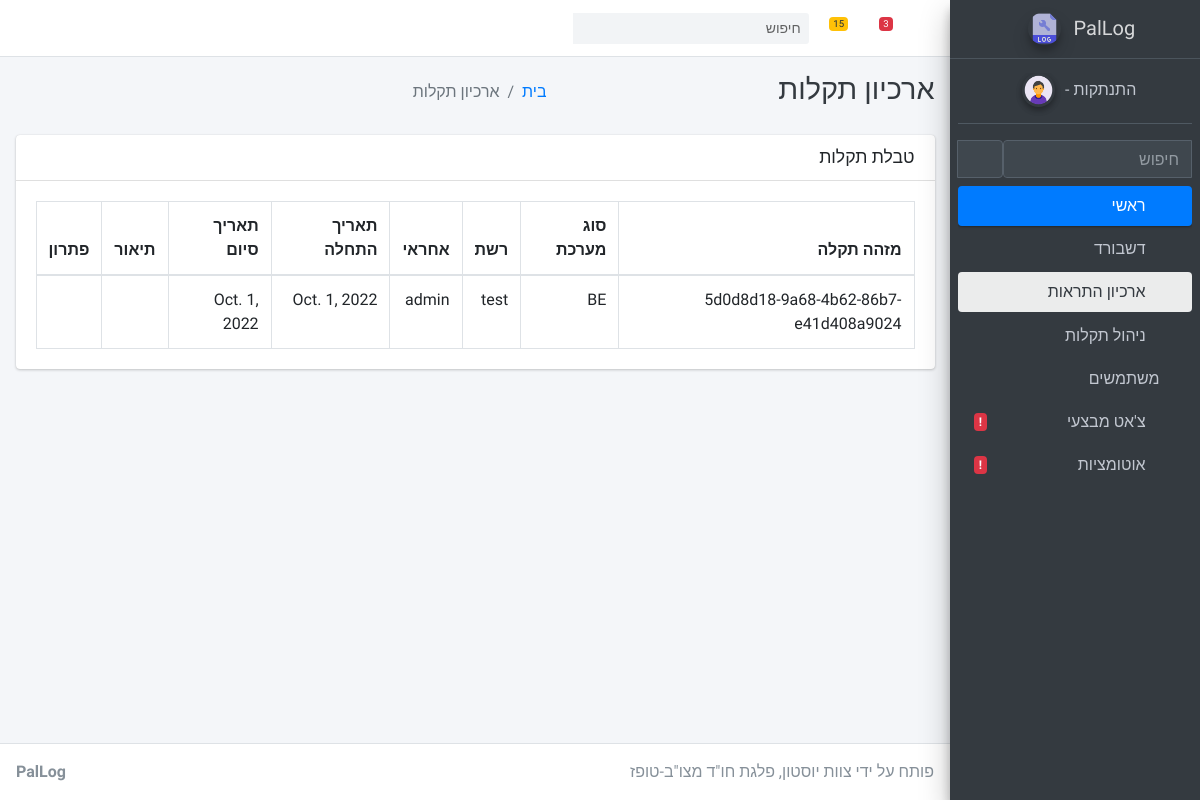
Before: /primary-record with the older database file.
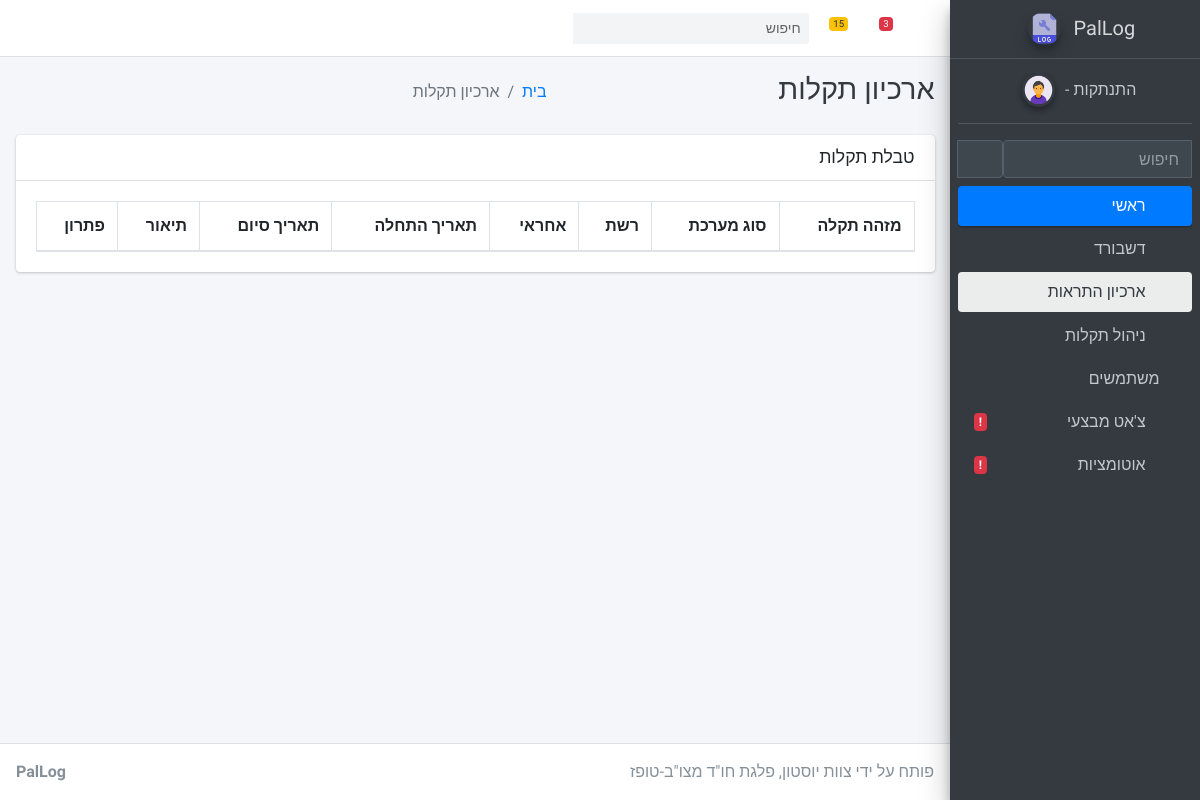
After: the same page with the newer database file.
### apps/home/models.py (models this page shows, shortened)
class Record(models.Model):
    AIRPORT = 'AIRPORT'
    BE = 'BE'
    CHOICES_SYSTEM = (
        (AIRPORT, 'AIRPORT'),
        (BE, 'BE')
    )
    FINISHED = 'FINISHED'
    IN_PROGRESS = 'IN PROGRESS'
    ABORTED = 'ABORTED'
    CHOICES_STATUS = (
        (FINISHED, 'FINISHED'),
        (IN_PROGRESS, 'IN PROGRESS'),
        (ABORTED, 'ABORTED')
    )
    id = models.AutoField(primary_key=True)
    record_id =  models.UUIDField(default=uuid.uuid4, editable=False)
    created_by = models.ForeignKey(User, related_name='records', on_delete=models.CASCADE)
    system_type = models.CharField(max_length=20, choices=CHOICES_SYSTEM, default=AIRPORT)
    status = models.CharField(max_length=20, choices=CHOICES_STATUS, default=IN_PROGRESS)
    network = models.CharField(max_length = 12)
    date_start = models.DateField()
    date_finish = models.DateField()
    progression = PositiveIntegerField(default=0, validators=[MinValueValidator(0), MaxValueValidator(100)])
    short_description = models.TextField(blank=True, null=True)
    long_description = models.TextField(blank=True, null=True)
    short_solution = models.TextField(blank=True, null=True)
    long_solution = models.TextField(blank=True, null=True)

### apps/home/views.py (the view)
# urls.py: path('primary-record', views.record, name='primary-record'),
def record(request):
    records = Record.objects.all()
    context = {'main', 'record'}
    return render(request,'home/records.html', {'records': records, 'segment' : context})

### apps/context_processors.py (called while the page is built)
def cfg_assets_root(request):
    return { 'ASSETS_ROOT' : settings.ASSETS_ROOT }

### apps/templates/home/records.html (shortened to what this page needs)
{% extends "layouts/base.html" %}
{% block body_class %} sidebar-mini layout-fixed layout-navbar-fixed layout-footer-fixed {% endblock body_class %}
{% block stylesheets %}
  <link rel="stylesheet" href="{{ ASSETS_ROOT }}/plugins/fontawesome-free/css/all.min.css">
  <link rel="stylesheet" href="{{ ASSETS_ROOT }}/plugins/datatables-bs4/css/dataTables.bootstrap4.min.css">
  <link rel="stylesheet" href="{{ ASSETS_ROOT }}/css/adminlte.min.css">
{% endblock stylesheets %}
{% block content %}
  <div class="content-wrapper">
    <div class="content-header" style="direction:rtl">
      <div class="container-fluid">
        <div class="row mb-2">
          <div class="col-sm-3">
            <h1 class="m-0 text-dark">ארכיון תקלות</h1>
          </div>
          <div class="col-sm-4">
            <ol class="breadcrumb float-sm-left">
              <li class="breadcrumb-item"><a href="/">בית</a></li>
              <li class="breadcrumb-item active">ארכיון תקלות</li>
            </ol>
          </div>
        </div>
      </div>
    </div>
    <section class="content" style="direction: rtl">
      <div class="container-fluid">
        <div class="row">
          <div class="col-12">
            <div class="card">
              <div class="card-header">
                <h3 class="card-title">טבלת תקלות</h3>
              </div>
              <div class="card-body">
                <table id="table" class="table table-bordered table-hover">
                  <thead>
                  <tr>
                    <th>מזהה תקלה</th>
                    <th>סוג מערכת</th>
                    <th>רשת</th>
                    <th>אחראי</th>
                    <th>תאריך התחלה</th>
                    <th>תאריך סיום</th>
                    <th>תיאור</th>
                    <th>פתרון</th>
                  </tr>
                  </thead>
                  <tbody>
                  {% for r in records %}
                    <tr>
                      <td>{{r.record_id}}</td>
                      <td>{{r.system_type}}</td>
                      <td>{{r.network}}</td>
                      <td>{{r.created_by}}</td>
                      <td>{{r.date_start}}</td>
                      <td>{{r.date_finish}}</td>
                      <td>{{r.short_description}}</td>
                      <td>{{r.short_solution}}</td>
                    </tr>
                  {% endfor %}
                  </tbody>
                </table>
              </div>
            </div>
          </div>
        </div>
      </div>
    </section>
  </div>
{% endblock content %}

Changed rows visible on the page:
removed Record: record_id "5d0d8d18-9a68-4b62-86b7-e41d408a9024", system_type "BE", network "test", created_by "admin", date_start "Oct. 1, 2022", date_finish "Oct. 1, 2022"
